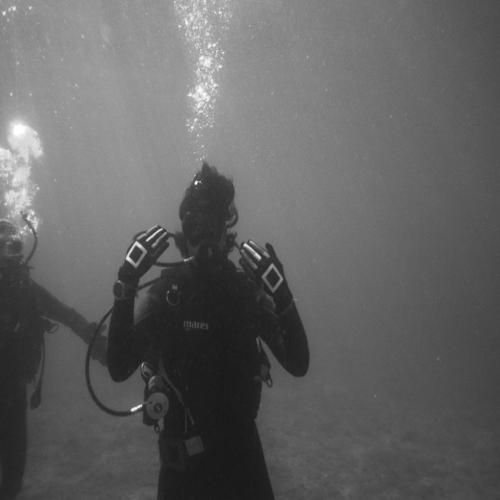
#> input picture dataset/mosaic/mosaic-0002.jpg, 500 x 500 px
$ python 'contorno_método_sobel.py'
#> lines starting #> are read from the running program, lines starting #| are printed output that depends on the picture
from skimage import io, filters
import matplotlib.pyplot as plt

# Carrega a imagem
path = 'dataset/mosaic/mosaic-0002.jpg'
image = io.imread(path, as_gray=True)
#> image is the input picture: shape (500, 500); min 17, max 255, mean 98.7

# Aplica o filtro sobel para detectar as bordas
edge_sobel = filters.sobel(image)
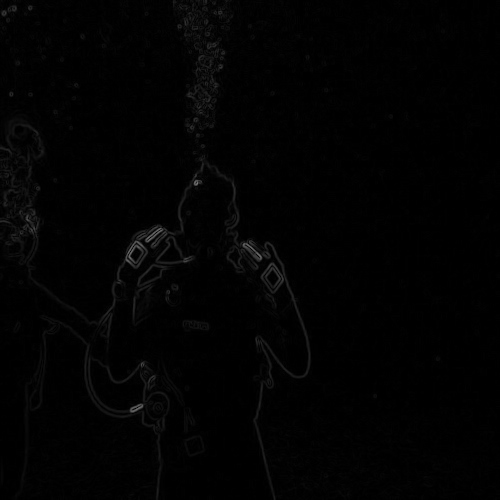
#> edge_sobel: shape (500, 500) float64; min 0, max 0.483, mean 0.0107

# Cria uma figura com a imagem original e as bordas
fig, axes = plt.subplots(ncols=2, figsize=(8, 4))

# Plota a imagem original
axes[0].imshow(image, cmap='gray')
axes[0].set_title('Imagem Original')

# Plota as bordas detectadas
axes[1].imshow(edge_sobel, cmap='gray')
axes[1].set_title('Bordas (filtro Sobel)')

# Remove os eixos
for ax in axes:
    ax.axis('off')

plt.show()
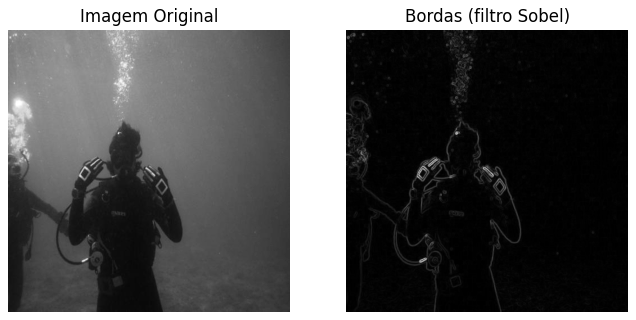
#> figure drawn by matplotlib, 2 panels

$ run again, with dataset/mosaic/mosaic-0001.jpg copied over dataset/mosaic/mosaic-0002.jpg
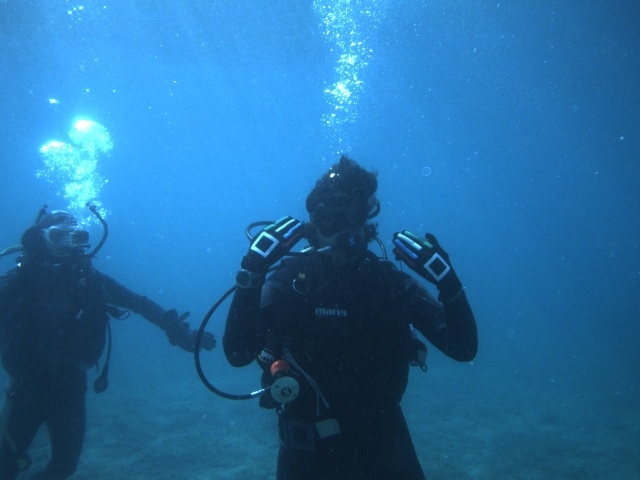
#> input picture dataset/mosaic/mosaic-0001.jpg, 640 x 480 px
#> `edge_sobel = filters.sobel(image)`:
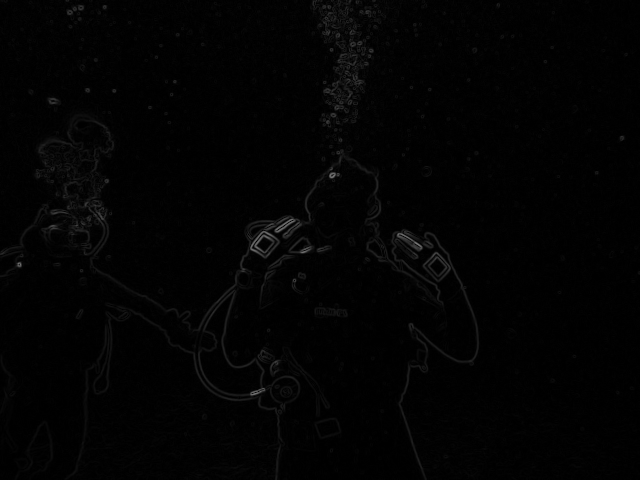
#> edge_sobel: shape (480, 640) float64; min 0, max 0.475, mean 0.0127
#> `plt.show()`:
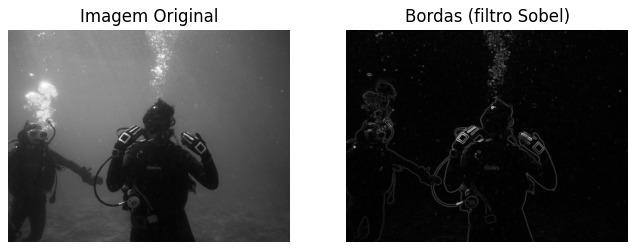
#> figure drawn by matplotlib, 2 panels

$ run again, with dataset/mosaic/mosaic-0004.jpg copied over dataset/mosaic/mosaic-0002.jpg
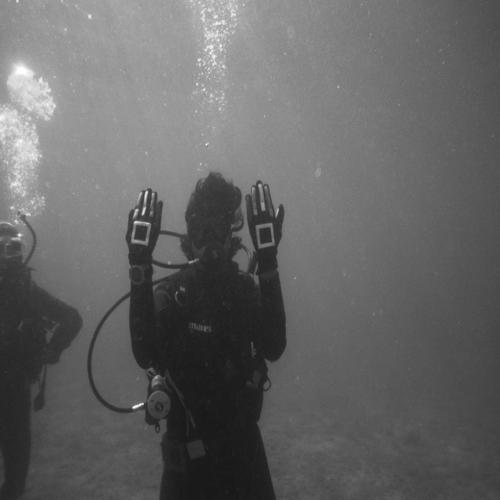
#> input picture dataset/mosaic/mosaic-0004.jpg, 500 x 500 px
#> image is the input picture: shape (500, 500); min 23, max 255, mean 100.8
#> `edge_sobel = filters.sobel(image)`:
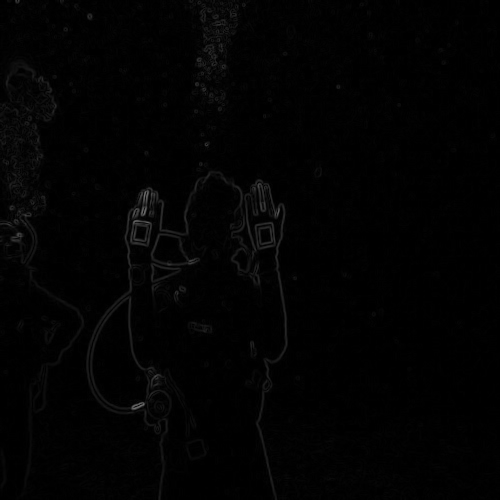
#> edge_sobel: shape (500, 500) float64; min 0, max 0.433, mean 0.0113
#> `plt.show()`:
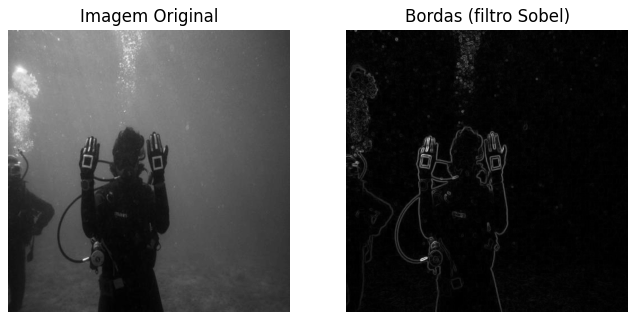
#> figure drawn by matplotlib, 2 panels
